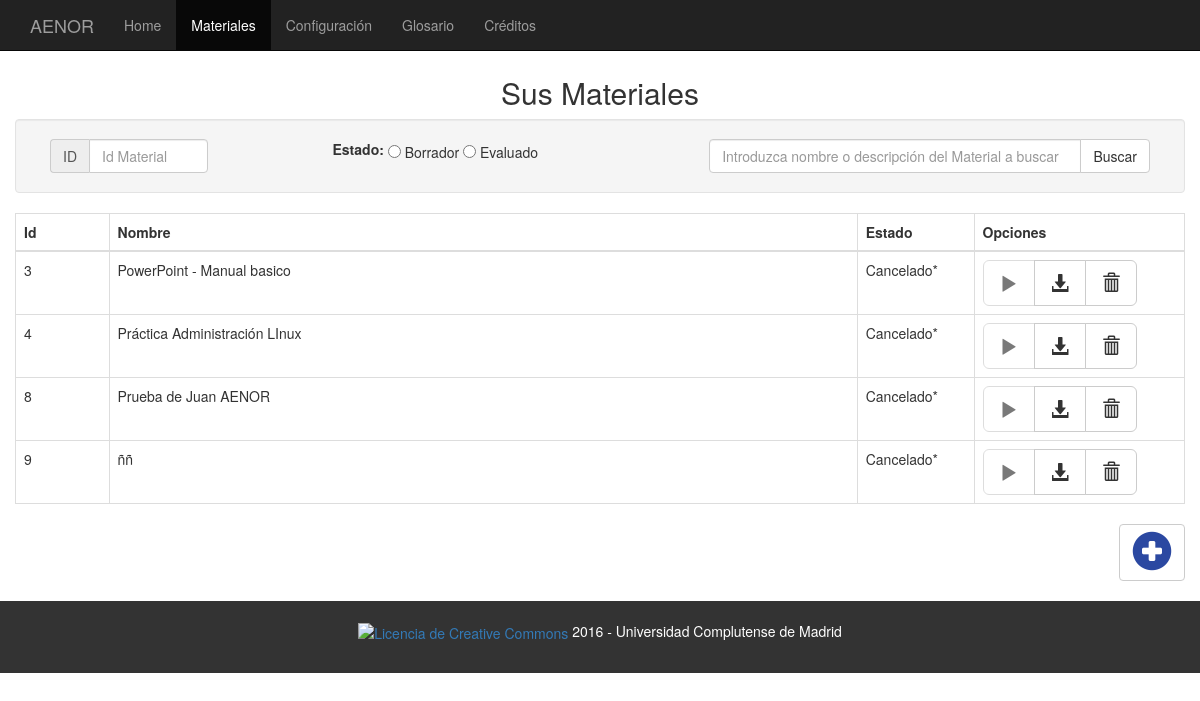
Page /oas.php on the committed database.
### tables this page shows
CREATE TABLE `oas` (
  `id` int(11) NOT NULL AUTO_INCREMENT,
  `titular` varchar(1000) NOT NULL,
  `descripcion` varchar(2500) DEFAULT NULL,
  `estado` varchar(20) NOT NULL,
  PRIMARY KEY (`id`)
);

### oas.php (the view, shortened to what this page needs)
<?php
	require ('cabecera.php');
	require ('php/conexion.php');
?>
<div class="container">
	<br>
	<div class="row">
		<div class="col-xs-12 col-md-12 centrarTexto">
			<h2>Sus Materiales</h2>
		</div>
	</div>
	<div class="row well">
		<div class="col-xs-2 col-md-2">
			<div class="input-group">
			  <span class="input-group-addon">ID</span>
			  <input type="text" class="form-control" id="idoas" placeholder="Id Material">
			</div>
		</div>
		<div class="col-xs-1 col-md-1"> </div>
		<div class="col-xs-3 col-md-3">
			<form class="form-inline" role="form">
				<div class="form-group">
					<label>Estado:</label>
				    <div class="checkbox">
					    <label>
					      <input class="radio_estado" type="radio" name="estado" value="borrador"> Borrador
					    </label>
					</div>
					<div class="checkbox">
					    <label>
					      <input class="radio_estado" type="radio" name="estado" value="evaluado"> Evaluado
					    </label>
					</div>
				</div>
			</form>
		</div>
		<div class="col-xs-1 col-md-1">
		</div>
		<div class="col-xs-5 col-md-5">
		    <div class="input-group">
		      <input type="text" class="form-control" id="nombre" placeholder="Introduzca nombre o descripción del Material a buscar">
		      <span class="input-group-btn">
		        <button class="btn btn-default" type="button">Buscar</button>
		      </span>
		    </div>
		</div>
	</div>
	<div class="row">
		<div class="table-responsive">
			<table class="table table-hover table-bordered" id="tabla-oas">
				<thead>
				  	<tr>
						<th width="8%">Id</th>
						<th>Nombre</th>
						<th width="10%">Estado</th>
						<th width="18%">Opciones</th>
				  	</tr>
				</thead>
				<tbody id="table_content">
				<?php
					$query_oas = "SELECT * FROM oas";
					$tabla_oas = $mysqli->query($query_oas) or die ($mysqli->error. " en la línea ".(__LINE__-1));
					while($registro = $tabla_oas->fetch_assoc()){
				?>
					<tr>
						<td>
							<span><?php echo $registro['id']; ?></span>
						</td>
						<td>
							<span><?php echo $registro['titular']; ?></span>
						</td>
						<td>
							<span><?php echo $registro['estado']; ?></span>
						</td>
						<td>
							<div class="btn-group">
								<button type="button" class="btn btn-default btn-lg" <?php if(($registro['estado'] == 'Evaluado') || ($registro['estado'] == 'Cancelado*')){
											echo "disabled";
											}?>  onclick="parent.location='evaluacion.php?id=<?php echo $registro['id'];?>&estado=<?php echo $registro['estado'];?>'" data-toggle="EjecutarEvaluacion" title="Evaluar material">
				                    <span class="glyphicon glyphicon-play evaluar" ></span>
				            	</button>
				            	<button type="button" class="btn btn-default btn-lg " <?php if($registro['estado'] == 'Borrador'){
											echo "disabled";
											}?>
				            	onclick="parent.location='descarga_final.php?id=<?php echo $registro['id'];?>'" data-toggle="Descargar" title="Descargar evaluación del material">
				                    <span class="glyphicon glyphicon-download-alt descargar"></span>
				            	</button>
				            	<button type="button" class="btn btn-default btn-lg eoa" id="<?php echo $registro['id']; ?>" data-toggle="Eliminar" title="Eliminar material">
				                    <span class="glyphicon glyphicon-trash icon-remove eliminar"></span>
				            	</button>
			            	</div>
						</td>
					</tr>
				<?php
					}
				?>
				</tbody>
			</table>
		</div>
	</div>
	<div class="row">
		<button type="button" class="btn btn-default right" data-toggle="modal" data-target="#modalAnnadirOAs">
            <span class="glyphicon glyphicon-plus-sign icon-add annadir"></span>
    	</button>
    </div>
    <br>
</div>
<?php
	require ('pie.php')
?>

### css/nuestros_estilos.css (style rules this page uses)
body { padding-top: 3%; height: 100%; }
.centrarTexto { text-align: center; }
.right { float: right; }
.icon-add { color: #2B48A1; font-size: 40px; }

### rows in the picture
oas: id "3", titular "PowerPoint - Manual basico", estado "Cancelado*"
oas: id "4", titular "Práctica Administración LInux", estado "Cancelado*"
oas: id "8", titular "Prueba de Juan AENOR", estado "Cancelado*"
oas: id "9", titular "ññ", estado "Cancelado*"
